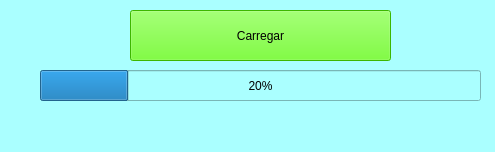
<?xml version="1.0" encoding="UTF-8"?>
<ui version="4.0">
 <class>carregando</class>
 <widget class="QMainWindow" name="carregando">
  <property name="geometry">
   <rect>
    <x>0</x>
    <y>0</y>
    <width>495</width>
    <height>152</height>
   </rect>
  </property>
  <property name="windowTitle">
   <string>MainWindow</string>
  </property>
  <property name="styleSheet">
   <string notr="true">background-color: rgb(170, 255, 255);</string>
  </property>
  <widget class="QWidget" name="centralwidget">
   <widget class="QProgressBar" name="progresso">
    <property name="geometry">
     <rect>
      <x>40</x>
      <y>70</y>
      <width>441</width>
      <height>31</height>
     </rect>
    </property>
    <property name="value">
     <number>20</number>
    </property>
    <property name="format">
     <string>%p%</string>
    </property>
   </widget>
   <widget class="QLabel" name="label">
    <property name="geometry">
     <rect>
      <x>140</x>
      <y>10</y>
      <width>251</width>
      <height>51</height>
     </rect>
    </property>
    <property name="styleSheet">
     <string notr="true">font: 75 30pt &quot;Tahoma&quot;;</string>
    </property>
    <property name="text">
     <string>Carregando...</string>
    </property>
   </widget>
   <widget class="QPushButton" name="carregar">
    <property name="geometry">
     <rect>
      <x>130</x>
      <y>10</y>
      <width>261</width>
      <height>51</height>
     </rect>
    </property>
    <property name="styleSheet">
     <string notr="true">font: 75 12pt &quot;MS Shell Dlg 2&quot;;
background-color: rgb(85, 255, 0);</string>
    </property>
    <property name="text">
     <string>Carregar</string>
    </property>
   </widget>
  </widget>
  <widget class="QMenuBar" name="menubar">
   <property name="geometry">
    <rect>
     <x>0</x>
     <y>0</y>
     <width>495</width>
     <height>21</height>
    </rect>
   </property>
  </widget>
  <widget class="QStatusBar" name="statusbar"/>
 </widget>
 <resources/>
 <connections/>
</ui>
